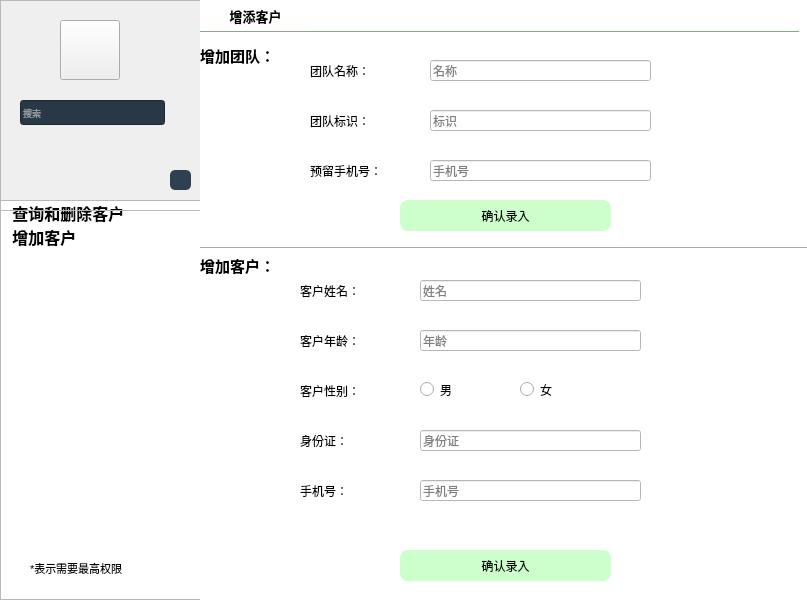
<?xml version="1.0" encoding="UTF-8"?>
<ui version="4.0">
 <class>MainWindow</class>
 <widget class="QMainWindow" name="MainWindow">
  <property name="geometry">
   <rect>
    <x>0</x>
    <y>0</y>
    <width>807</width>
    <height>600</height>
   </rect>
  </property>
  <property name="windowTitle">
   <string>MainWindow</string>
  </property>
  <property name="styleSheet">
   <string notr="true">QListWidget, QListView, QTreeWidget, QTreeView,QFrame {
    outline: 0px;
}
/*设置左侧选项的最小最大宽度,文字颜色和背景颜色*/
QListWidget {
    min-width: 200px;
    max-width: 200px;
    color: white;
	background-color:#2f4050
}
#head
{
background:white;
border-radius:30px;
}
#head_2
{
background:#CCFFCC;
border:1px solid;
border-color:#CCFFCC;
border-radius:60px;
}
#Search
{
border-radius:5px;
background:#293846;
border:0.5px solid;
border-color:white;

}
QListWidget::item
{
height:60;
background-color:#293846;
}
#frame
{
background-color:#2f4050

}
/*被选中时的背景颜色和左边框颜色*/
QListWidget::item:selected {
    background: rgb(52, 52, 52);
    border-left: 2px solid rgb(9, 187, 7);
}
/*鼠标悬停颜色*/
HistoryPanel::item:hover {
    background: rgb(52, 52, 52);
}
/*右侧的层叠窗口的背景颜色*/
QStackedWidget {
    background: white;
}
/*模拟的页面*/
#frame &gt; QLabel
{
color:white;
}
#frame_2
{
background-color:#CCFFCC;
}
#page_2 &gt; QLineEdit,QDateEdit
{
border-radius:5px;
background:#FFFFFF;
border:1px solid;
border-color:#6699CC;
}
#page_4 &gt; QLineEdit
{
border-radius:5px;
background:#FFFFFF;
border:1px solid;
border-color:#6699CC;
}



</string>
  </property>
  <widget class="QWidget" name="centralwidget">
   <widget class="QListWidget" name="listWidget">
    <property name="geometry">
     <rect>
      <x>0</x>
      <y>200</y>
      <width>204</width>
      <height>400</height>
     </rect>
    </property>
    <property name="itemAlignment">
     <set>Qt::AlignCenter</set>
    </property>
    <item>
     <property name="text">
      <string>  查询和删除客户</string>
     </property>
     <property name="font">
      <font>
       <family>FontAwesome</family>
       <pointsize>12</pointsize>
       <weight>75</weight>
       <bold>true</bold>
      </font>
     </property>
     <property name="icon">
      <iconset>
       <normaloff>../../../../../pictures/customer1.png</normaloff>../../../../../pictures/customer1.png</iconset>
     </property>
    </item>
    <item>
     <property name="text">
      <string>  增加客户</string>
     </property>
     <property name="font">
      <font>
       <family>FontAwesome</family>
       <pointsize>12</pointsize>
       <weight>75</weight>
       <bold>true</bold>
      </font>
     </property>
     <property name="icon">
      <iconset>
       <normaloff>../../../../../pictures/customer2.png</normaloff>../../../../../pictures/customer2.png</iconset>
     </property>
    </item>
   </widget>
   <widget class="QFrame" name="frame">
    <property name="geometry">
     <rect>
      <x>0</x>
      <y>0</y>
      <width>204</width>
      <height>211</height>
     </rect>
    </property>
    <property name="frameShape">
     <enum>QFrame::StyledPanel</enum>
    </property>
    <property name="frameShadow">
     <enum>QFrame::Raised</enum>
    </property>
    <widget class="QToolButton" name="head">
     <property name="geometry">
      <rect>
       <x>60</x>
       <y>20</y>
       <width>60</width>
       <height>60</height>
      </rect>
     </property>
     <property name="text">
      <string/>
     </property>
     <property name="icon">
      <iconset>
       <normaloff>../../../../../pictures/staff3.png</normaloff>../../../../../pictures/staff3.png</iconset>
     </property>
     <property name="iconSize">
      <size>
       <width>60</width>
       <height>60</height>
      </size>
     </property>
    </widget>
    <widget class="QLabel" name="welcome">
     <property name="geometry">
      <rect>
       <x>30</x>
       <y>90</y>
       <width>110</width>
       <height>20</height>
      </rect>
     </property>
     <property name="text">
      <string/>
     </property>
     <property name="alignment">
      <set>Qt::AlignCenter</set>
     </property>
    </widget>
    <widget class="QLineEdit" name="Search">
     <property name="geometry">
      <rect>
       <x>20</x>
       <y>100</y>
       <width>145</width>
       <height>25</height>
      </rect>
     </property>
     <property name="palette">
      <palette>
       <active>
        <colorrole role="WindowText">
         <brush brushstyle="SolidPattern">
          <color alpha="255">
           <red>255</red>
           <green>255</green>
           <blue>255</blue>
          </color>
         </brush>
        </colorrole>
        <colorrole role="Button">
         <brush brushstyle="SolidPattern">
          <color alpha="255">
           <red>41</red>
           <green>56</green>
           <blue>70</blue>
          </color>
         </brush>
        </colorrole>
        <colorrole role="Light">
         <brush brushstyle="SolidPattern">
          <color alpha="255">
           <red>255</red>
           <green>255</green>
           <blue>255</blue>
          </color>
         </brush>
        </colorrole>
        <colorrole role="Midlight">
         <brush brushstyle="SolidPattern">
          <color alpha="255">
           <red>255</red>
           <green>255</green>
           <blue>255</blue>
          </color>
         </brush>
        </colorrole>
        <colorrole role="Dark">
         <brush brushstyle="SolidPattern">
          <color alpha="255">
           <red>127</red>
           <green>127</green>
           <blue>127</blue>
          </color>
         </brush>
        </colorrole>
        <colorrole role="Mid">
         <brush brushstyle="SolidPattern">
          <color alpha="255">
           <red>170</red>
           <green>170</green>
           <blue>170</blue>
          </color>
         </brush>
        </colorrole>
        <colorrole role="Text">
         <brush brushstyle="SolidPattern">
          <color alpha="255">
           <red>0</red>
           <green>0</green>
           <blue>0</blue>
          </color>
         </brush>
        </colorrole>
        <colorrole role="BrightText">
         <brush brushstyle="SolidPattern">
          <color alpha="255">
           <red>255</red>
           <green>255</green>
           <blue>255</blue>
          </color>
         </brush>
        </colorrole>
        <colorrole role="ButtonText">
         <brush brushstyle="SolidPattern">
          <color alpha="255">
           <red>0</red>
           <green>0</green>
           <blue>0</blue>
          </color>
         </brush>
        </colorrole>
        <colorrole role="Base">
         <brush brushstyle="SolidPattern">
          <color alpha="255">
           <red>41</red>
           <green>56</green>
           <blue>70</blue>
          </color>
         </brush>
        </colorrole>
        <colorrole role="Window">
         <brush brushstyle="SolidPattern">
          <color alpha="255">
           <red>41</red>
           <green>56</green>
           <blue>70</blue>
          </color>
         </brush>
        </colorrole>
        <colorrole role="Shadow">
         <brush brushstyle="SolidPattern">
          <color alpha="255">
           <red>0</red>
           <green>0</green>
           <blue>0</blue>
          </color>
         </brush>
        </colorrole>
        <colorrole role="AlternateBase">
         <brush brushstyle="SolidPattern">
          <color alpha="255">
           <red>255</red>
           <green>255</green>
           <blue>255</blue>
          </color>
         </brush>
        </colorrole>
        <colorrole role="ToolTipBase">
         <brush brushstyle="SolidPattern">
          <color alpha="255">
           <red>255</red>
           <green>255</green>
           <blue>220</blue>
          </color>
         </brush>
        </colorrole>
        <colorrole role="ToolTipText">
         <brush brushstyle="SolidPattern">
          <color alpha="255">
           <red>0</red>
           <green>0</green>
           <blue>0</blue>
          </color>
         </brush>
        </colorrole>
        <colorrole role="PlaceholderText">
         <brush brushstyle="SolidPattern">
          <color alpha="128">
           <red>255</red>
           <green>255</green>
           <blue>255</blue>
          </color>
         </brush>
        </colorrole>
       </active>
       <inactive>
        <colorrole role="WindowText">
         <brush brushstyle="SolidPattern">
          <color alpha="255">
           <red>255</red>
           <green>255</green>
           <blue>255</blue>
          </color>
         </brush>
        </colorrole>
        <colorrole role="Button">
         <brush brushstyle="SolidPattern">
          <color alpha="255">
           <red>41</red>
           <green>56</green>
           <blue>70</blue>
          </color>
         </brush>
        </colorrole>
        <colorrole role="Light">
         <brush brushstyle="SolidPattern">
          <color alpha="255">
           <red>255</red>
           <green>255</green>
           <blue>255</blue>
          </color>
         </brush>
        </colorrole>
        <colorrole role="Midlight">
         <brush brushstyle="SolidPattern">
          <color alpha="255">
           <red>255</red>
           <green>255</green>
           <blue>255</blue>
          </color>
         </brush>
        </colorrole>
        <colorrole role="Dark">
         <brush brushstyle="SolidPattern">
          <color alpha="255">
           <red>127</red>
           <green>127</green>
           <blue>127</blue>
          </color>
         </brush>
        </colorrole>
        <colorrole role="Mid">
         <brush brushstyle="SolidPattern">
          <color alpha="255">
           <red>170</red>
           <green>170</green>
           <blue>170</blue>
          </color>
         </brush>
        </colorrole>
        <colorrole role="Text">
         <brush brushstyle="SolidPattern">
          <color alpha="255">
           <red>0</red>
           <green>0</green>
           <blue>0</blue>
          </color>
         </brush>
        </colorrole>
        <colorrole role="BrightText">
         <brush brushstyle="SolidPattern">
          <color alpha="255">
           <red>255</red>
           <green>255</green>
           <blue>255</blue>
          </color>
         </brush>
        </colorrole>
        <colorrole role="ButtonText">
         <brush brushstyle="SolidPattern">
          <color alpha="255">
           <red>0</red>
           <green>0</green>
           <blue>0</blue>
          </color>
         </brush>
        </colorrole>
        <colorrole role="Base">
         <brush brushstyle="SolidPattern">
          <color alpha="255">
           <red>41</red>
           <green>56</green>
           <blue>70</blue>
          </color>
         </brush>
        </colorrole>
        <colorrole role="Window">
         <brush brushstyle="SolidPattern">
          <color alpha="255">
           <red>41</red>
           <green>56</green>
           <blue>70</blue>
          </color>
         </brush>
        </colorrole>
        <colorrole role="Shadow">
         <brush brushstyle="SolidPattern">
          <color alpha="255">
           <red>0</red>
           <green>0</green>
           <blue>0</blue>
          </color>
         </brush>
        </colorrole>
        <colorrole role="AlternateBase">
         <brush brushstyle="SolidPattern">
          <color alpha="255">
           <red>255</red>
           <green>255</green>
           <blue>255</blue>
          </color>
         </brush>
        </colorrole>
        <colorrole role="ToolTipBase">
         <brush brushstyle="SolidPattern">
          <color alpha="255">
           <red>255</red>
           <green>255</green>
           <blue>220</blue>
          </color>
         </brush>
        </colorrole>
        <colorrole role="ToolTipText">
         <brush brushstyle="SolidPattern">
          <color alpha="255">
           <red>0</red>
           <green>0</green>
           <blue>0</blue>
          </color>
         </brush>
        </colorrole>
        <colorrole role="PlaceholderText">
         <brush brushstyle="SolidPattern">
          <color alpha="128">
           <red>255</red>
           <green>255</green>
           <blue>255</blue>
          </color>
         </brush>
        </colorrole>
       </inactive>
       <disabled>
        <colorrole role="WindowText">
         <brush brushstyle="SolidPattern">
          <color alpha="255">
           <red>127</red>
           <green>127</green>
           <blue>127</blue>
          </color>
         </brush>
        </colorrole>
        <colorrole role="Button">
         <brush brushstyle="SolidPattern">
          <color alpha="255">
           <red>41</red>
           <green>56</green>
           <blue>70</blue>
          </color>
         </brush>
        </colorrole>
        <colorrole role="Light">
         <brush brushstyle="SolidPattern">
          <color alpha="255">
           <red>255</red>
           <green>255</green>
           <blue>255</blue>
          </color>
         </brush>
        </colorrole>
        <colorrole role="Midlight">
         <brush brushstyle="SolidPattern">
          <color alpha="255">
           <red>255</red>
           <green>255</green>
           <blue>255</blue>
          </color>
         </brush>
        </colorrole>
        <colorrole role="Dark">
         <brush brushstyle="SolidPattern">
          <color alpha="255">
           <red>127</red>
           <green>127</green>
           <blue>127</blue>
          </color>
         </brush>
        </colorrole>
        <colorrole role="Mid">
         <brush brushstyle="SolidPattern">
          <color alpha="255">
           <red>170</red>
           <green>170</green>
           <blue>170</blue>
          </color>
         </brush>
        </colorrole>
        <colorrole role="Text">
         <brush brushstyle="SolidPattern">
          <color alpha="255">
           <red>127</red>
           <green>127</green>
           <blue>127</blue>
          </color>
         </brush>
        </colorrole>
        <colorrole role="BrightText">
         <brush brushstyle="SolidPattern">
          <color alpha="255">
           <red>255</red>
           <green>255</green>
           <blue>255</blue>
          </color>
         </brush>
        </colorrole>
        <colorrole role="ButtonText">
         <brush brushstyle="SolidPattern">
          <color alpha="255">
           <red>127</red>
           <green>127</green>
           <blue>127</blue>
          </color>
         </brush>
        </colorrole>
        <colorrole role="Base">
         <brush brushstyle="SolidPattern">
          <color alpha="255">
           <red>41</red>
           <green>56</green>
           <blue>70</blue>
          </color>
         </brush>
        </colorrole>
        <colorrole role="Window">
         <brush brushstyle="SolidPattern">
          <color alpha="255">
           <red>41</red>
           <green>56</green>
           <blue>70</blue>
          </color>
         </brush>
        </colorrole>
        <colorrole role="Shadow">
         <brush brushstyle="SolidPattern">
          <color alpha="255">
           <red>0</red>
           <green>0</green>
           <blue>0</blue>
          </color>
         </brush>
        </colorrole>
        <colorrole role="AlternateBase">
         <brush brushstyle="SolidPattern">
          <color alpha="255">
           <red>255</red>
           <green>255</green>
           <blue>255</blue>
          </color>
         </brush>
        </colorrole>
        <colorrole role="ToolTipBase">
         <brush brushstyle="SolidPattern">
          <color alpha="255">
           <red>255</red>
           <green>255</green>
           <blue>220</blue>
          </color>
         </brush>
        </colorrole>
        <colorrole role="ToolTipText">
         <brush brushstyle="SolidPattern">
          <color alpha="255">
           <red>0</red>
           <green>0</green>
           <blue>0</blue>
          </color>
         </brush>
        </colorrole>
        <colorrole role="PlaceholderText">
         <brush brushstyle="SolidPattern">
          <color alpha="128">
           <red>255</red>
           <green>255</green>
           <blue>255</blue>
          </color>
         </brush>
        </colorrole>
       </disabled>
      </palette>
     </property>
     <property name="font">
      <font>
       <family>微软雅黑</family>
       <pointsize>7</pointsize>
      </font>
     </property>
     <property name="styleSheet">
      <string notr="true"/>
     </property>
     <property name="placeholderText">
      <string>搜索</string>
     </property>
    </widget>
    <widget class="QToolButton" name="toolButton">
     <property name="geometry">
      <rect>
       <x>170</x>
       <y>170</y>
       <width>21</width>
       <height>20</height>
      </rect>
     </property>
     <property name="styleSheet">
      <string notr="true">background-color:#2f4050;
border:0px;

border-radius:5px</string>
     </property>
     <property name="text">
      <string/>
     </property>
     <property name="icon">
      <iconset>
       <normaloff>../../../../../pictures/search.png</normaloff>../../../../../pictures/search.png</iconset>
     </property>
     <property name="iconSize">
      <size>
       <width>15</width>
       <height>15</height>
      </size>
     </property>
    </widget>
    <widget class="QLabel" name="role">
     <property name="geometry">
      <rect>
       <x>30</x>
       <y>120</y>
       <width>110</width>
       <height>15</height>
      </rect>
     </property>
     <property name="font">
      <font>
       <pointsize>7</pointsize>
      </font>
     </property>
     <property name="text">
      <string/>
     </property>
     <property name="alignment">
      <set>Qt::AlignCenter</set>
     </property>
    </widget>
   </widget>
   <widget class="QStackedWidget" name="stackedWidget">
    <property name="geometry">
     <rect>
      <x>200</x>
      <y>0</y>
      <width>611</width>
      <height>601</height>
     </rect>
    </property>
    <property name="styleSheet">
     <string notr="true">background-color:#FFFFFF
</string>
    </property>
    <property name="currentIndex">
     <number>1</number>
    </property>
    <widget class="QWidget" name="page_3">
     <widget class="QTableWidget" name="tableClient">
      <property name="geometry">
       <rect>
        <x>0</x>
        <y>260</y>
        <width>611</width>
        <height>339</height>
       </rect>
      </property>
      <property name="styleSheet">
       <string notr="true"/>
      </property>
      <column>
       <property name="text">
        <string>姓名</string>
       </property>
      </column>
      <column>
       <property name="text">
        <string>性别</string>
       </property>
      </column>
      <column>
       <property name="text">
        <string>注册时间</string>
       </property>
      </column>
      <column>
       <property name="text">
        <string>年龄</string>
       </property>
      </column>
      <column>
       <property name="text">
        <string>身份证号</string>
       </property>
      </column>
      <column>
       <property name="text">
        <string>手机号</string>
       </property>
      </column>
      <column>
       <property name="text">
        <string>入住次数</string>
       </property>
      </column>
     </widget>
     <widget class="QFrame" name="frame_2">
      <property name="geometry">
       <rect>
        <x>0</x>
        <y>30</y>
        <width>611</width>
        <height>230</height>
       </rect>
      </property>
      <property name="styleSheet">
       <string notr="true">background-color:rgb(255, 249, 246)</string>
      </property>
      <property name="frameShape">
       <enum>QFrame::StyledPanel</enum>
      </property>
      <property name="frameShadow">
       <enum>QFrame::Raised</enum>
      </property>
      <widget class="QToolButton" name="searchNB">
       <property name="geometry">
        <rect>
         <x>250</x>
         <y>170</y>
         <width>101</width>
         <height>41</height>
        </rect>
       </property>
       <property name="styleSheet">
        <string notr="true">background-color:rgb(255, 249, 246);
border:0px;

border-radius:5px</string>
       </property>
       <property name="text">
        <string>立即检索</string>
       </property>
       <property name="icon">
        <iconset>
         <normaloff>../../../../../pictures/search.png</normaloff>../../../../../pictures/search.png</iconset>
       </property>
       <property name="toolButtonStyle">
        <enum>Qt::ToolButtonTextBesideIcon</enum>
       </property>
      </widget>
      <widget class="QLineEdit" name="searchName">
       <property name="geometry">
        <rect>
         <x>250</x>
         <y>80</y>
         <width>181</width>
         <height>31</height>
        </rect>
       </property>
       <property name="styleSheet">
        <string notr="true">border-radius:10px;
background:#FFFFFF;
border:1px solid;
border-color:#CCCCFF;
</string>
       </property>
       <property name="placeholderText">
        <string>搜索员工姓名</string>
       </property>
      </widget>
      <widget class="QLabel" name="label_23">
       <property name="geometry">
        <rect>
         <x>100</x>
         <y>73</y>
         <width>141</width>
         <height>40</height>
        </rect>
       </property>
       <property name="styleSheet">
        <string notr="true">font: 9pt &quot;FontAwesome&quot;;</string>
       </property>
       <property name="text">
        <string>客户姓名/团队名称：</string>
       </property>
      </widget>
      <widget class="QLabel" name="label_24">
       <property name="geometry">
        <rect>
         <x>100</x>
         <y>125</y>
         <width>101</width>
         <height>40</height>
        </rect>
       </property>
       <property name="styleSheet">
        <string notr="true">font: 9pt &quot;FontAwesome&quot;;</string>
       </property>
       <property name="text">
        <string>入住次数&gt;=：</string>
       </property>
      </widget>
      <widget class="QLineEdit" name="searchTimes">
       <property name="geometry">
        <rect>
         <x>250</x>
         <y>130</y>
         <width>181</width>
         <height>31</height>
        </rect>
       </property>
       <property name="styleSheet">
        <string notr="true">border-radius:10px;
background:#FFFFFF;
border:1px solid;
border-color:#CCCCFF;
</string>
       </property>
       <property name="placeholderText">
        <string>入住次数</string>
       </property>
      </widget>
      <widget class="QRadioButton" name="typeC">
       <property name="geometry">
        <rect>
         <x>250</x>
         <y>30</y>
         <width>81</width>
         <height>19</height>
        </rect>
       </property>
       <property name="text">
        <string>个人</string>
       </property>
      </widget>
      <widget class="QRadioButton" name="typeT">
       <property name="geometry">
        <rect>
         <x>350</x>
         <y>30</y>
         <width>115</width>
         <height>19</height>
        </rect>
       </property>
       <property name="text">
        <string>团队</string>
       </property>
      </widget>
      <widget class="QLabel" name="label_78">
       <property name="geometry">
        <rect>
         <x>100</x>
         <y>20</y>
         <width>101</width>
         <height>41</height>
        </rect>
       </property>
       <property name="styleSheet">
        <string notr="true">font: 9pt &quot;FontAwesome&quot;;</string>
       </property>
       <property name="text">
        <string>对象：</string>
       </property>
      </widget>
      <widget class="QToolButton" name="tableDelB">
       <property name="geometry">
        <rect>
         <x>530</x>
         <y>190</y>
         <width>101</width>
         <height>41</height>
        </rect>
       </property>
       <property name="styleSheet">
        <string notr="true">background-color:rgb(255, 249, 246);
border:0px;

border-radius:5px</string>
       </property>
       <property name="text">
        <string>删除</string>
       </property>
       <property name="icon">
        <iconset>
         <normaloff>../../../../../pictures/search.png</normaloff>../../../../../pictures/search.png</iconset>
       </property>
       <property name="toolButtonStyle">
        <enum>Qt::ToolButtonTextBesideIcon</enum>
       </property>
      </widget>
     </widget>
     <widget class="QFrame" name="split_3">
      <property name="geometry">
       <rect>
        <x>-10</x>
        <y>30</y>
        <width>600</width>
        <height>2</height>
       </rect>
      </property>
      <property name="styleSheet">
       <string notr="true">color:#CCFFCC;
border-color:#CCFFCC;
background-color:#CCFFCC</string>
      </property>
      <property name="frameShape">
       <enum>QFrame::HLine</enum>
      </property>
      <property name="frameShadow">
       <enum>QFrame::Raised</enum>
      </property>
     </widget>
     <widget class="QToolButton" name="toolButton_2">
      <property name="geometry">
       <rect>
        <x>0</x>
        <y>0</y>
        <width>101</width>
        <height>31</height>
       </rect>
      </property>
      <property name="font">
       <font>
        <family>FontAwesome</family>
        <pointsize>10</pointsize>
        <weight>75</weight>
        <bold>true</bold>
       </font>
      </property>
      <property name="styleSheet">
       <string notr="true">border:none</string>
      </property>
      <property name="text">
       <string>查询客户</string>
      </property>
      <property name="icon">
       <iconset>
        <normaloff>../../../../../pictures/search1.png</normaloff>../../../../../pictures/search1.png</iconset>
      </property>
      <property name="toolButtonStyle">
       <enum>Qt::ToolButtonTextBesideIcon</enum>
      </property>
     </widget>
    </widget>
    <widget class="QWidget" name="page_2">
     <widget class="QFrame" name="split_2">
      <property name="geometry">
       <rect>
        <x>0</x>
        <y>30</y>
        <width>600</width>
        <height>2</height>
       </rect>
      </property>
      <property name="styleSheet">
       <string notr="true">color:#CCFFCC;
border-color:#CCFFCC;
background-color:#CCFFCC</string>
      </property>
      <property name="frameShape">
       <enum>QFrame::HLine</enum>
      </property>
      <property name="frameShadow">
       <enum>QFrame::Raised</enum>
      </property>
     </widget>
     <widget class="QLabel" name="label_11">
      <property name="geometry">
       <rect>
        <x>100</x>
        <y>270</y>
        <width>101</width>
        <height>41</height>
       </rect>
      </property>
      <property name="styleSheet">
       <string notr="true">font: 9pt &quot;FontAwesome&quot;;</string>
      </property>
      <property name="text">
       <string>客户姓名：</string>
      </property>
     </widget>
     <widget class="QLabel" name="label_13">
      <property name="geometry">
       <rect>
        <x>100</x>
        <y>370</y>
        <width>101</width>
        <height>41</height>
       </rect>
      </property>
      <property name="styleSheet">
       <string notr="true">font: 9pt &quot;FontAwesome&quot;;</string>
      </property>
      <property name="text">
       <string>客户性别：</string>
      </property>
     </widget>
     <widget class="QLabel" name="label_16">
      <property name="geometry">
       <rect>
        <x>100</x>
        <y>420</y>
        <width>101</width>
        <height>41</height>
       </rect>
      </property>
      <property name="styleSheet">
       <string notr="true">font: 9pt &quot;FontAwesome&quot;;</string>
      </property>
      <property name="text">
       <string>身份证：</string>
      </property>
     </widget>
     <widget class="QLabel" name="label_17">
      <property name="geometry">
       <rect>
        <x>100</x>
        <y>470</y>
        <width>101</width>
        <height>41</height>
       </rect>
      </property>
      <property name="styleSheet">
       <string notr="true">font: 9pt &quot;FontAwesome&quot;;</string>
      </property>
      <property name="text">
       <string>手机号：</string>
      </property>
     </widget>
     <widget class="QLineEdit" name="cname">
      <property name="geometry">
       <rect>
        <x>220</x>
        <y>280</y>
        <width>221</width>
        <height>21</height>
       </rect>
      </property>
      <property name="placeholderText">
       <string>姓名</string>
      </property>
     </widget>
     <widget class="QLineEdit" name="cid">
      <property name="geometry">
       <rect>
        <x>220</x>
        <y>430</y>
        <width>221</width>
        <height>21</height>
       </rect>
      </property>
      <property name="placeholderText">
       <string>身份证</string>
      </property>
     </widget>
     <widget class="QLineEdit" name="cphone">
      <property name="geometry">
       <rect>
        <x>220</x>
        <y>480</y>
        <width>221</width>
        <height>21</height>
       </rect>
      </property>
      <property name="placeholderText">
       <string>手机号</string>
      </property>
     </widget>
     <widget class="QToolButton" name="toolButton_3">
      <property name="geometry">
       <rect>
        <x>0</x>
        <y>0</y>
        <width>111</width>
        <height>31</height>
       </rect>
      </property>
      <property name="font">
       <font>
        <family>FontAwesome</family>
        <pointsize>10</pointsize>
        <weight>75</weight>
        <bold>true</bold>
       </font>
      </property>
      <property name="styleSheet">
       <string notr="true">border:none
</string>
      </property>
      <property name="text">
       <string>增添客户</string>
      </property>
      <property name="icon">
       <iconset>
        <normaloff>../../../../../pictures/insert.png</normaloff>../../../../../pictures/insert.png</iconset>
      </property>
      <property name="toolButtonStyle">
       <enum>Qt::ToolButtonTextBesideIcon</enum>
      </property>
     </widget>
     <widget class="QPushButton" name="commitAdd">
      <property name="geometry">
       <rect>
        <x>200</x>
        <y>550</y>
        <width>211</width>
        <height>31</height>
       </rect>
      </property>
      <property name="styleSheet">
       <string notr="true">#commitAdd{background:#CCFFCC;
border-radius:8px}
#commitAdd:hover
{
background:#CCFF99
}</string>
      </property>
      <property name="text">
       <string>确认录入</string>
      </property>
     </widget>
     <widget class="QRadioButton" name="cfemale">
      <property name="geometry">
       <rect>
        <x>320</x>
        <y>380</y>
        <width>115</width>
        <height>19</height>
       </rect>
      </property>
      <property name="text">
       <string>女</string>
      </property>
     </widget>
     <widget class="QRadioButton" name="cmale">
      <property name="geometry">
       <rect>
        <x>220</x>
        <y>380</y>
        <width>81</width>
        <height>19</height>
       </rect>
      </property>
      <property name="text">
       <string>男</string>
      </property>
     </widget>
     <widget class="QLabel" name="label_12">
      <property name="geometry">
       <rect>
        <x>100</x>
        <y>320</y>
        <width>101</width>
        <height>41</height>
       </rect>
      </property>
      <property name="styleSheet">
       <string notr="true">font: 9pt &quot;FontAwesome&quot;;</string>
      </property>
      <property name="text">
       <string>客户年龄：</string>
      </property>
     </widget>
     <widget class="QLineEdit" name="cage">
      <property name="geometry">
       <rect>
        <x>220</x>
        <y>330</y>
        <width>221</width>
        <height>21</height>
       </rect>
      </property>
      <property name="placeholderText">
       <string>年龄</string>
      </property>
     </widget>
     <widget class="Line" name="line_2">
      <property name="geometry">
       <rect>
        <x>0</x>
        <y>240</y>
        <width>611</width>
        <height>16</height>
       </rect>
      </property>
      <property name="orientation">
       <enum>Qt::Horizontal</enum>
      </property>
     </widget>
     <widget class="QLineEdit" name="tid">
      <property name="geometry">
       <rect>
        <x>230</x>
        <y>110</y>
        <width>221</width>
        <height>21</height>
       </rect>
      </property>
      <property name="placeholderText">
       <string>标识</string>
      </property>
     </widget>
     <widget class="QLineEdit" name="tphone">
      <property name="geometry">
       <rect>
        <x>230</x>
        <y>160</y>
        <width>221</width>
        <height>21</height>
       </rect>
      </property>
      <property name="placeholderText">
       <string>手机号</string>
      </property>
     </widget>
     <widget class="QLabel" name="label_14">
      <property name="geometry">
       <rect>
        <x>110</x>
        <y>50</y>
        <width>101</width>
        <height>41</height>
       </rect>
      </property>
      <property name="styleSheet">
       <string notr="true">font: 9pt &quot;FontAwesome&quot;;</string>
      </property>
      <property name="text">
       <string>团队名称：</string>
      </property>
     </widget>
     <widget class="QLabel" name="label_18">
      <property name="geometry">
       <rect>
        <x>110</x>
        <y>150</y>
        <width>101</width>
        <height>41</height>
       </rect>
      </property>
      <property name="styleSheet">
       <string notr="true">font: 9pt &quot;FontAwesome&quot;;</string>
      </property>
      <property name="text">
       <string>预留手机号：</string>
      </property>
     </widget>
     <widget class="QLineEdit" name="tname">
      <property name="geometry">
       <rect>
        <x>230</x>
        <y>60</y>
        <width>221</width>
        <height>21</height>
       </rect>
      </property>
      <property name="placeholderText">
       <string>名称</string>
      </property>
     </widget>
     <widget class="QLabel" name="label_15">
      <property name="geometry">
       <rect>
        <x>110</x>
        <y>100</y>
        <width>101</width>
        <height>41</height>
       </rect>
      </property>
      <property name="styleSheet">
       <string notr="true">font: 9pt &quot;FontAwesome&quot;;</string>
      </property>
      <property name="text">
       <string>团队标识：</string>
      </property>
     </widget>
     <widget class="QPushButton" name="commitAddT">
      <property name="geometry">
       <rect>
        <x>200</x>
        <y>200</y>
        <width>211</width>
        <height>31</height>
       </rect>
      </property>
      <property name="styleSheet">
       <string notr="true">#commitAddT{background:#CCFFCC;
border-radius:8px}
#commitAddT:hover
{
background:#CCFF99
}</string>
      </property>
      <property name="text">
       <string>确认录入</string>
      </property>
     </widget>
     <widget class="QLabel" name="label_9">
      <property name="geometry">
       <rect>
        <x>0</x>
        <y>40</y>
        <width>91</width>
        <height>31</height>
       </rect>
      </property>
      <property name="font">
       <font>
        <family>FontAwesome</family>
        <pointsize>11</pointsize>
        <weight>75</weight>
        <bold>true</bold>
       </font>
      </property>
      <property name="text">
       <string>增加团队：</string>
      </property>
     </widget>
     <widget class="QLabel" name="label_10">
      <property name="geometry">
       <rect>
        <x>0</x>
        <y>250</y>
        <width>91</width>
        <height>31</height>
       </rect>
      </property>
      <property name="font">
       <font>
        <family>FontAwesome</family>
        <pointsize>11</pointsize>
        <weight>75</weight>
        <bold>true</bold>
       </font>
      </property>
      <property name="text">
       <string>增加客户：</string>
      </property>
     </widget>
    </widget>
   </widget>
   <widget class="QLabel" name="label_2">
    <property name="geometry">
     <rect>
      <x>30</x>
      <y>560</y>
      <width>121</width>
      <height>16</height>
     </rect>
    </property>
    <property name="font">
     <font>
      <pointsize>8</pointsize>
     </font>
    </property>
    <property name="text">
     <string>*表示需要最高权限</string>
    </property>
   </widget>
  </widget>
 </widget>
 <resources/>
 <connections/>
</ui>
